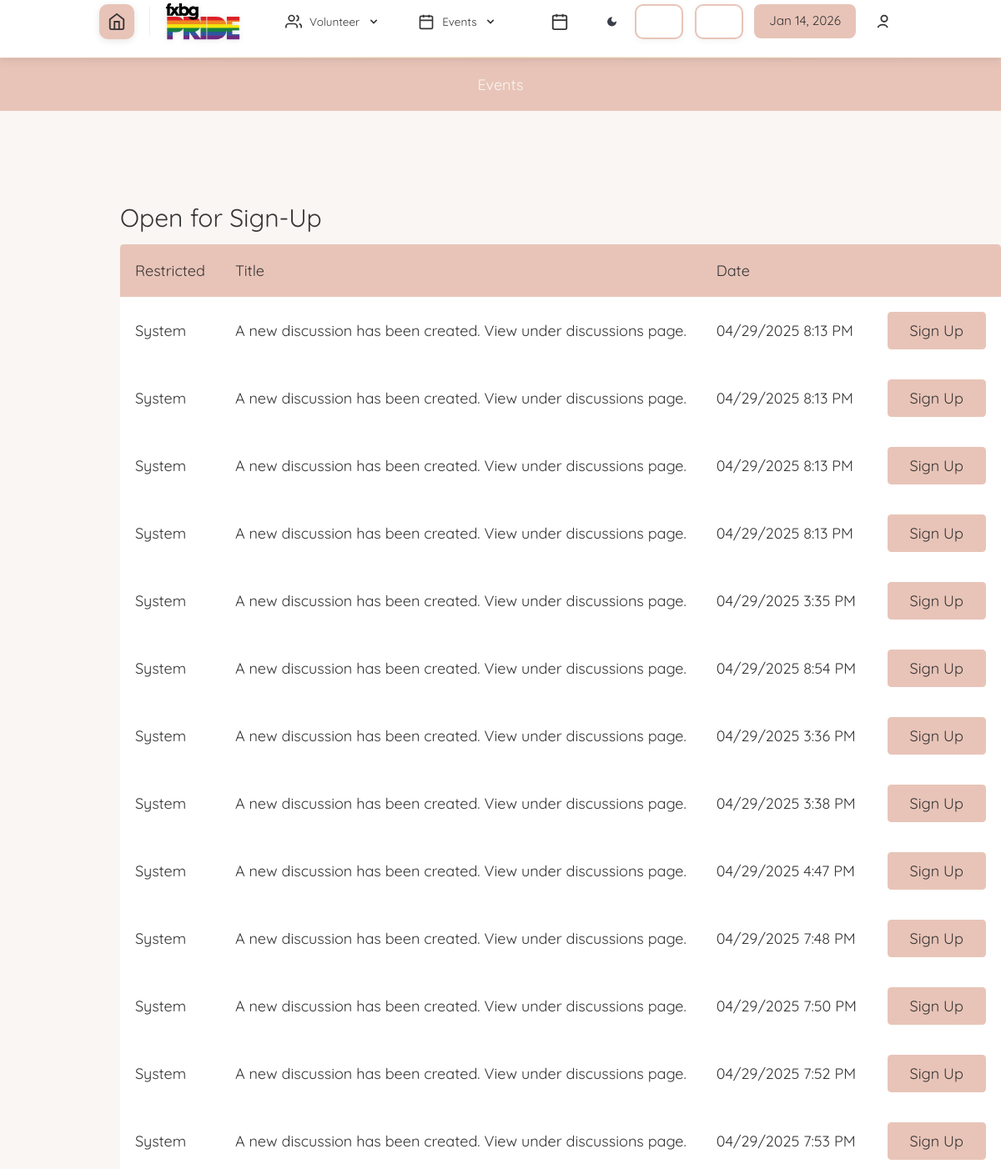
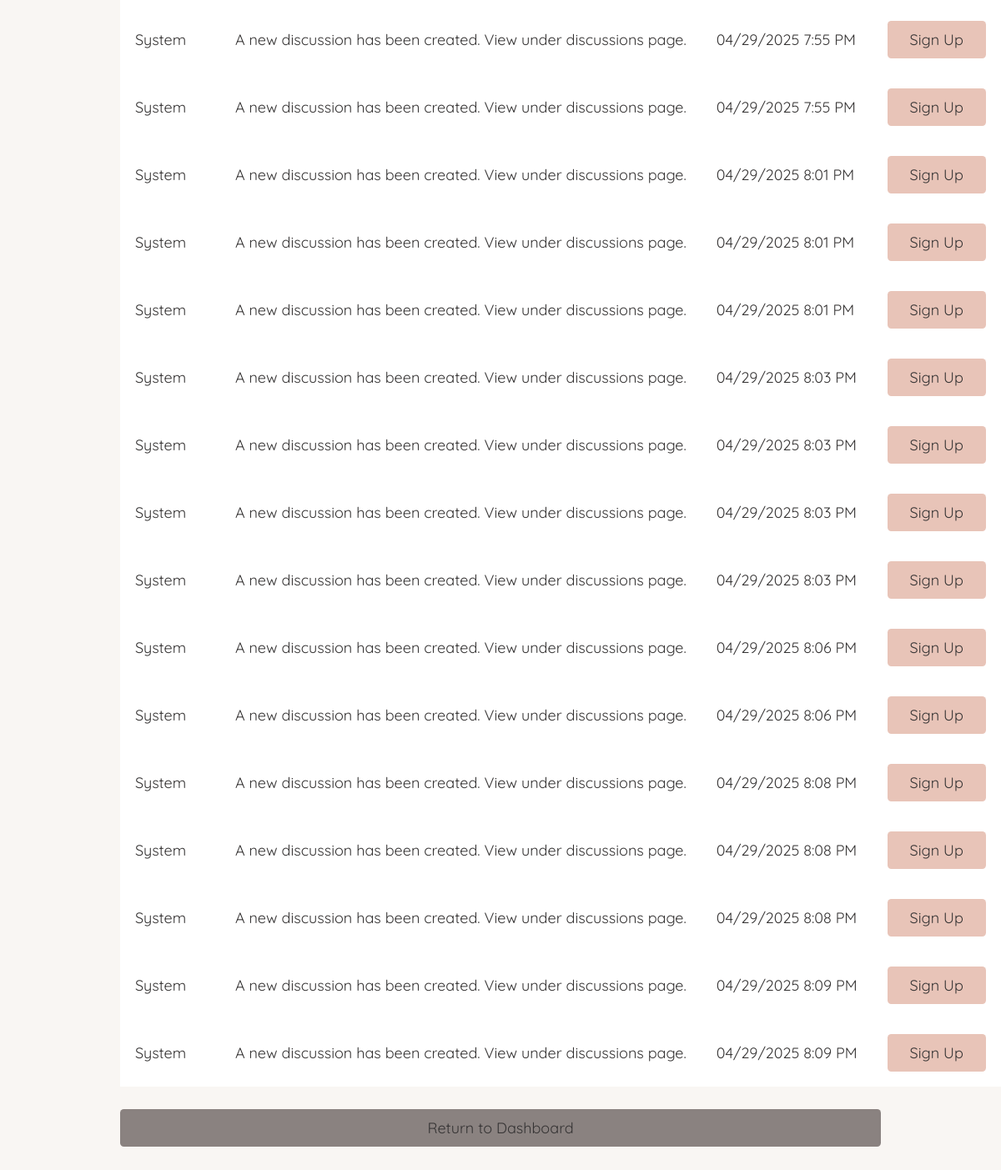
/viewEventsForSignUp.php (signed in), run on the app's committed database (2 pictures, top to bottom).
### tables this page shows
CREATE TABLE `dbmessages` (
  `id` int NOT NULL,
  `senderID` varchar(256) NOT NULL,
  `recipientID` varchar(256) NOT NULL,
  `title` varchar(256) NOT NULL,
  `body` text NOT NULL,
  `time` varchar(16) NOT NULL,
  `wasRead` tinyint(1) NOT NULL DEFAULT '0',
  `prioritylevel` tinyint NOT NULL DEFAULT '0'
);

### database/dbMessages.php (called while the page is built, shortened)
<?php
function get_user_messages($userID)
{
    $query = "select * from dbmessages
              where recipientID='$userID'
              order by prioritylevel desc";
    $connection = connect();
    $result = mysqli_query($connection, $query);
    $messages = mysqli_fetch_all($result, MYSQLI_ASSOC);
    return $messages;
}

### database/dbPersons.php (called while the page is built, shortened)
<?php
function get_name_from_id($id)
{
    if ($id == 'vmsroot') {
        return 'System';
    }
    $query = "select first_name, last_name from dbpersons
            where id='$id'";
    $connection = connect();
    $result = mysqli_query($connection, $query);
    $row = mysqli_fetch_assoc($result);
    return $row['first_name'] . ' ' . $row['last_name'];
}

### include/output.php (called while the page is built, shortened)
<?php
function hsc($input)
{
    return htmlspecialchars($input ?? '');
}
function time24hTo12h($time)
{
    $hour = substr($time, 0, 2);
    $minute = substr($time, 3, 2);
    $hour = intval($hour);
    if ($hour < 12) {
        if ($hour == 0) {
            $hour = 12;
        }
        return hsc($hour . ':' . $minute . ' AM');
    } elseif ($hour > 12) {
        $hour -= 12;
    }
    return hsc($hour . ':' . $minute . ' PM');
}

### viewEventsForSignUp.php (the view, shortened to what this page needs)
<?php
    $userID = null;
if (isset($_SESSION['_id'])) {
    $userID = $_SESSION['_id'];
}
?>
<!DOCTYPE html>
<html>
    <head>
        <?php require_once('universal.inc') ?>
        <link rel="stylesheet" href="css/messages.css"></link>
    </head>
    <body>
        <?php require_once('header.php') ?>
        <h1>Events</h1>
        <main class="general">
            <h2>Open for Sign-Up</h2>
            <?php
                require_once('database/dbMessages.php');
                $messages = get_user_messages($userID);
            if (count($messages) > 0) : ?>
                <div class="table-wrapper">
                    <table class="general">
                        <thead>
                            <tr>
                                <th style="width:1px">Restricted</th>
                                <th>Title</th>
                                <th style="width:1px">Date</th>
                                <th style="width:1px"></th>
                            </tr>
                        </thead>
                        <tbody class="standout">
                            <?php
                            require_once('database/dbPersons.php');
                            require_once('include/output.php');
                            $id_to_name_hash = [];
                            foreach ($messages as $message) {
                                $sender = $message['senderID'];
                                if (isset($id_to_name_hash[$sender])) {
                                    $sender = $id_to_name_hash[$sender];
                                } else {
                                    $lookup = get_name_from_id($sender);
                                    $id_to_name_hash[$sender] = $lookup;
                                    $sender = $lookup;
                                }
                                $messageID = $message['id'];
                                $title = $message['title'];
                                $timePacked = $message['time'];
                                $pieces = explode('-', $timePacked);
                                $year = $pieces[0];
                                $month = $pieces[1];
                                $day = $pieces[2];
                                $time = time24hto12h($pieces[3]);
                                $class = 'message';
                                echo "
                                        <tr class='$class' data-message-id='$messageID'>
                                            <td>$sender</td>
                                            <td>$title</td>
                                            <td>$month/$day/$year $time</td>
                                            <td> <a class='button sign-up' href='eventSignUp.php'>Sign Up</a> </td>
                                        </tr>";
                            }
                            ?>
                        </tbody>
                    </table>
                </div>
            <?php else : ?>
                <p class="no-events standout">There are currently no events available for sign-up.</p>
            <?php endif ?>
            <a class="button cancel" href="index.php">Return to Dashboard</a>
        </main>
    </body>
</html>

### css/base.css (style rules this page uses)
html, body, header, main, footer, div, span, p, h1, h2, h3, h4, h5, h6, ul, ol, li, input, select, textarea, form, section, label, table, td, tr, th, form, fieldset, em, button, a { padding: 0; margin: 0; font-size: inherit; font-family: inherit; font-weight: inherit; text-decoration: none; font-style: normal; box-sizing: border-box; text-align: left; list-style-type: none; border-spacing: 0; }
:root { --page-background-color: #ffffff; --page-font-color: #333333; --inactive-font-color: #d0d0d0; --inactive-background-color: #f0f0f0; --standout-background: #fafafa; --happy-toast-background-color: #1a7024; --happy-toast-font-color: white; --info-toast-background-color: #2f2f2f; --info-toast-font-color: white; --error-toast-background-color: #701a1a; --error-toast-font-color: white; --shadow-and-border-color: #e8c4b8; --main-color: #e8c4b8; --accent-color: #d4af37; --secondary-accent-color: #e8c4b8; --calendar-event-color: #808080; --calendar-event-color-hover: var(--main-color); --calendar-today-border: 2px solid var(--secondary-accent-color); --button-font-color: #363434; --button-padding: 0.5rem 1.5rem; --button-border-radius: 0.25rem; --standard-border: 1px solid #e8c4b8; --light-border: 1px solid var(--shadow-and-border-color); --text-field-border: 2px solid #e8c4b8; --cancel-button-background-color: #8a8280; --error-color: red; font-size: 18px; font-family: "Quicksand", sans-serif; font-weight: 400; }
body { background-color: var(--page-background-color); color: var(--page-font-color); font-family: "Quicksand", sans-serif; }
main:not(.login):not(.calendar-view):not(.dashboard) { padding: 1rem; }
input[type="submit"], button, .button { color: var(--button-font-color); background-color: var(--main-color); padding: var(--button-padding); border: none; border-radius: var(--button-border-radius); font-weight: 500; width: 100%; transition: background-color 0.3s; cursor: pointer; text-align: center; }
h1 { font-size: 1.5rem; font-weight: 500; margin-bottom: 2rem; background-color: var(--main-color); color: var(--page-background-color); width: 100%; text-align: center; padding: 1rem; }
h2 { font-size: 1.5rem; font-weight: 500; }
.button { display: inline-block; }
button.cancel, a.cancel { background-color: var(--cancel-button-background-color); }
main.general, form.general { margin: 1rem; display: flex; flex-direction: column; gap: 0.5rem; }
table.general { width: 100%; padding-bottom: 1rem; }
table.general th:first-of-type { border-top-left-radius: 0.25rem; }
table.general th:last-of-type { border-top-right-radius: 0.25rem; }
table.general th { background-color: var(--main-color); color: var(--button-font-color); font-weight: 500; }
table.general th, table.general td { padding: 1rem; white-space: nowrap; }
.standout { border-bottom: 3px solid var(--shadow-and-border-color); padding: 1rem; background-color: var(--standout-background); }
@media only screen and (min-width: 1024px) { main.general, form.general { margin: 0rem 8rem 4rem 8rem; } }

### css/messages.css (style rules this page uses)
:root { --unread-message-background: #f1eadf; --message-body-border-color: #ddd; --priorityone-color: #4fffb0; --prioritytwo-color: #f0e68c; --prioritythree-color: #fd5c63; }
tr.message { cursor: pointer; transition: filter 0.3s; background-color: inherit; }

### css/pwa-mobile.css (style rules this page uses)
@media (min-width: 769px) { * { -webkit-tap-highlight-color: transparent; } }
a:not(.calendar-event), button { position: relative; }
html { scroll-behavior: smooth; }
.table-wrapper, .mobile-more-content, .nav-menu { -webkit-overflow-scrolling: touch; }
@media (min-width: 769px) { .table-wrapper { overflow-x: visible !important; } }
@media (min-width: 769px) { table, table.general { min-width: auto !important; } }
@media (min-width: 769px) { h1 { font-size: inherit !important; } }
@media (min-width: 769px) { main.general { padding: inherit !important; } }

### css/accessibility-settings.css (style rules this page uses)
body, body * { font-family: var( --accessibility-font-family, var(--default-font-family, "Quicksand", sans-serif) ) !important; }
body, body *, p, span, div, a, button, input, select, textarea, label, li, td, th, h1, h2, h3, h4, h5, h6 { font-weight: var(--accessibility-font-weight, 400) !important; line-height: var(--accessibility-line-height, 1.5) !important; letter-spacing: var(--accessibility-letter-spacing, 0) !important; }
html { font-size: calc(18px * var(--accessibility-font-scale, 1)) !important; }
body, p, span, div, a, button, input, select, textarea, label { transition: font-size 0.3s ease, font-weight 0.3s ease, line-height 0.3s ease, letter-spacing 0.3s ease; }

### data on the page
dbmessages: senderID "System", title "A new discussion has been created. View under discussions page.", time "04", time "29", time "2025", time "8:13 PM"
dbmessages: senderID "System", title "A new discussion has been created. View under discussions page.", time "04", time "29", time "2025", time "8:13 PM"
dbmessages: senderID "System", title "A new discussion has been created. View under discussions page.", time "04", time "29", time "2025", time "8:13 PM"
dbmessages: senderID "System", title "A new discussion has been created. View under discussions page.", time "04", time "29", time "2025", time "8:13 PM"
dbmessages: senderID "System", title "A new discussion has been created. View under discussions page.", time "04", time "29", time "2025", time "3:35 PM"
dbmessages: senderID "System", title "A new discussion has been created. View under discussions page.", time "04", time "29", time "2025", time "8:54 PM"
dbmessages: senderID "System", title "A new discussion has been created. View under discussions page.", time "04", time "29", time "2025", time "3:36 PM"
dbmessages: senderID "System", title "A new discussion has been created. View under discussions page.", time "04", time "29", time "2025", time "3:38 PM"
dbmessages: senderID "System", title "A new discussion has been created. View under discussions page.", time "04", time "29", time "2025", time "4:47 PM"
dbmessages: senderID "System", title "A new discussion has been created. View under discussions page.", time "04", time "29", time "2025", time "7:48 PM"
dbmessages: senderID "System", title "A new discussion has been created. View under discussions page.", time "04", time "29", time "2025", time "7:50 PM"
dbmessages: senderID "System", title "A new discussion has been created. View under discussions page.", time "04", time "29", time "2025", time "7:52 PM"
dbmessages: senderID "System", title "A new discussion has been created. View under discussions page.", time "04", time "29", time "2025", time "7:53 PM"
dbmessages: senderID "System", title "A new discussion has been created. View under discussions page.", time "04", time "29", time "2025", time "7:55 PM"
dbmessages: senderID "System", title "A new discussion has been created. View under discussions page.", time "04", time "29", time "2025", time "7:55 PM"
dbmessages: senderID "System", title "A new discussion has been created. View under discussions page.", time "04", time "29", time "2025", time "8:01 PM"
dbmessages: senderID "System", title "A new discussion has been created. View under discussions page.", time "04", time "29", time "2025", time "8:01 PM"
dbmessages: senderID "System", title "A new discussion has been created. View under discussions page.", time "04", time "29", time "2025", time "8:01 PM"
dbmessages: senderID "System", title "A new discussion has been created. View under discussions page.", time "04", time "29", time "2025", time "8:03 PM"
dbmessages: senderID "System", title "A new discussion has been created. View under discussions page.", time "04", time "29", time "2025", time "8:03 PM"
dbmessages: senderID "System", title "A new discussion has been created. View under discussions page.", time "04", time "29", time "2025", time "8:03 PM"
dbmessages: senderID "System", title "A new discussion has been created. View under discussions page.", time "04", time "29", time "2025", time "8:03 PM"
dbmessages: senderID "System", title "A new discussion has been created. View under discussions page.", time "04", time "29", time "2025", time "8:06 PM"
dbmessages: senderID "System", title "A new discussion has been created. View under discussions page.", time "04", time "29", time "2025", time "8:06 PM"
dbmessages: senderID "System", title "A new discussion has been created. View under discussions page.", time "04", time "29", time "2025", time "8:08 PM"
dbmessages: senderID "System", title "A new discussion has been created. View under discussions page.", time "04", time "29", time "2025", time "8:08 PM"
dbmessages: senderID "System", title "A new discussion has been created. View under discussions page.", time "04", time "29", time "2025", time "8:08 PM"
dbmessages: senderID "System", title "A new discussion has been created. View under discussions page.", time "04", time "29", time "2025", time "8:09 PM"
dbmessages: senderID "System", title "A new discussion has been created. View under discussions page.", time "04", time "29", time "2025", time "8:09 PM"
